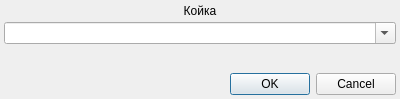
<?xml version="1.0" encoding="UTF-8"?>
<ui version="4.0">
 <class>HospitalBedEditor</class>
 <widget class="QDialog" name="HospitalBedEditor">
  <property name="geometry">
   <rect>
    <x>0</x>
    <y>0</y>
    <width>400</width>
    <height>99</height>
   </rect>
  </property>
  <property name="windowTitle">
   <string>Редактор койки</string>
  </property>
  <layout class="QGridLayout" name="gridLayout">
   <property name="margin">
    <number>4</number>
   </property>
   <property name="spacing">
    <number>4</number>
   </property>
   <item row="1" column="0" colspan="2">
    <widget class="CHospitalBedFindComboBoxEditor" name="cmbHospitalBed">
     <property name="editable">
      <bool>true</bool>
     </property>
    </widget>
   </item>
   <item row="3" column="0" colspan="2">
    <widget class="QDialogButtonBox" name="buttonBox">
     <property name="orientation">
      <enum>Qt::Horizontal</enum>
     </property>
     <property name="standardButtons">
      <set>QDialogButtonBox::Cancel|QDialogButtonBox::Ok</set>
     </property>
    </widget>
   </item>
   <item row="2" column="0">
    <spacer name="verticalSpacer">
     <property name="orientation">
      <enum>Qt::Vertical</enum>
     </property>
     <property name="sizeHint" stdset="0">
      <size>
       <width>20</width>
       <height>40</height>
      </size>
     </property>
    </spacer>
   </item>
   <item row="0" column="0" colspan="2">
    <widget class="QLabel" name="lblHospitalBed">
     <property name="text">
      <string>Койка</string>
     </property>
     <property name="alignment">
      <set>Qt::AlignCenter</set>
     </property>
    </widget>
   </item>
  </layout>
 </widget>
 <customwidgets>
  <customwidget>
   <class>CHospitalBedFindComboBoxEditor</class>
   <extends>QComboBox</extends>
   <header>HospitalBedFindComboBox.h</header>
  </customwidget>
 </customwidgets>
 <resources/>
 <connections>
  <connection>
   <sender>buttonBox</sender>
   <signal>accepted()</signal>
   <receiver>HospitalBedEditor</receiver>
   <slot>accept()</slot>
   <hints>
    <hint type="sourcelabel">
     <x>248</x>
     <y>254</y>
    </hint>
    <hint type="destinationlabel">
     <x>157</x>
     <y>274</y>
    </hint>
   </hints>
  </connection>
  <connection>
   <sender>buttonBox</sender>
   <signal>rejected()</signal>
   <receiver>HospitalBedEditor</receiver>
   <slot>reject()</slot>
   <hints>
    <hint type="sourcelabel">
     <x>316</x>
     <y>260</y>
    </hint>
    <hint type="destinationlabel">
     <x>286</x>
     <y>274</y>
    </hint>
   </hints>
  </connection>
 </connections>
</ui>
